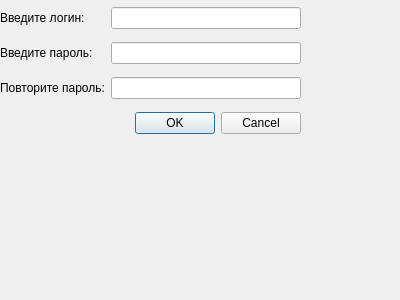
<?xml version="1.0" encoding="UTF-8"?>
<ui version="4.0">
 <class>Registr</class>
 <widget class="QDialog" name="Registr">
  <property name="geometry">
   <rect>
    <x>0</x>
    <y>0</y>
    <width>400</width>
    <height>300</height>
   </rect>
  </property>
  <property name="windowTitle">
   <string>Dialog</string>
  </property>
  <widget class="QWidget" name="">
   <property name="geometry">
    <rect>
     <x>0</x>
     <y>0</y>
     <width>301</width>
     <height>141</height>
    </rect>
   </property>
   <layout class="QGridLayout" name="gridLayout">
    <item row="0" column="0">
     <widget class="QLabel" name="label">
      <property name="text">
       <string>Введите логин:</string>
      </property>
     </widget>
    </item>
    <item row="0" column="1">
     <widget class="QLineEdit" name="lineEdit"/>
    </item>
    <item row="1" column="0">
     <widget class="QLabel" name="label_2">
      <property name="text">
       <string>Введите пароль:</string>
      </property>
     </widget>
    </item>
    <item row="1" column="1">
     <widget class="QLineEdit" name="lineEdit_2"/>
    </item>
    <item row="2" column="0">
     <widget class="QLabel" name="label_3">
      <property name="text">
       <string>Повторите пароль:</string>
      </property>
     </widget>
    </item>
    <item row="2" column="1">
     <widget class="QLineEdit" name="lineEdit_3"/>
    </item>
    <item row="3" column="0" colspan="2">
     <widget class="QDialogButtonBox" name="buttonBox">
      <property name="orientation">
       <enum>Qt::Horizontal</enum>
      </property>
      <property name="standardButtons">
       <set>QDialogButtonBox::Cancel|QDialogButtonBox::Ok</set>
      </property>
     </widget>
    </item>
   </layout>
  </widget>
 </widget>
 <resources/>
 <connections>
  <connection>
   <sender>buttonBox</sender>
   <signal>accepted()</signal>
   <receiver>Registr</receiver>
   <slot>accept()</slot>
   <hints>
    <hint type="sourcelabel">
     <x>248</x>
     <y>254</y>
    </hint>
    <hint type="destinationlabel">
     <x>157</x>
     <y>274</y>
    </hint>
   </hints>
  </connection>
  <connection>
   <sender>buttonBox</sender>
   <signal>rejected()</signal>
   <receiver>Registr</receiver>
   <slot>reject()</slot>
   <hints>
    <hint type="sourcelabel">
     <x>316</x>
     <y>260</y>
    </hint>
    <hint type="destinationlabel">
     <x>286</x>
     <y>274</y>
    </hint>
   </hints>
  </connection>
 </connections>
</ui>
